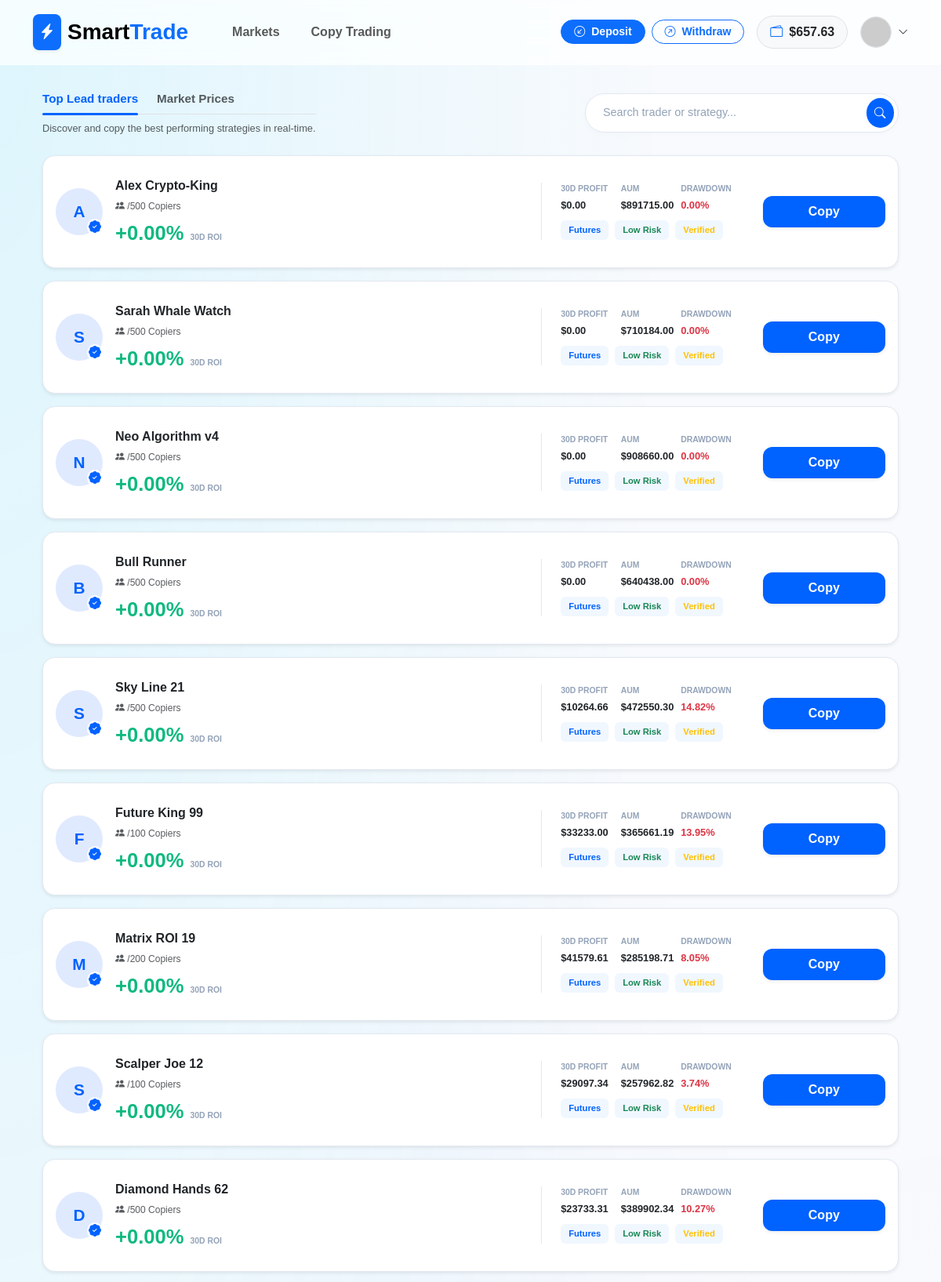
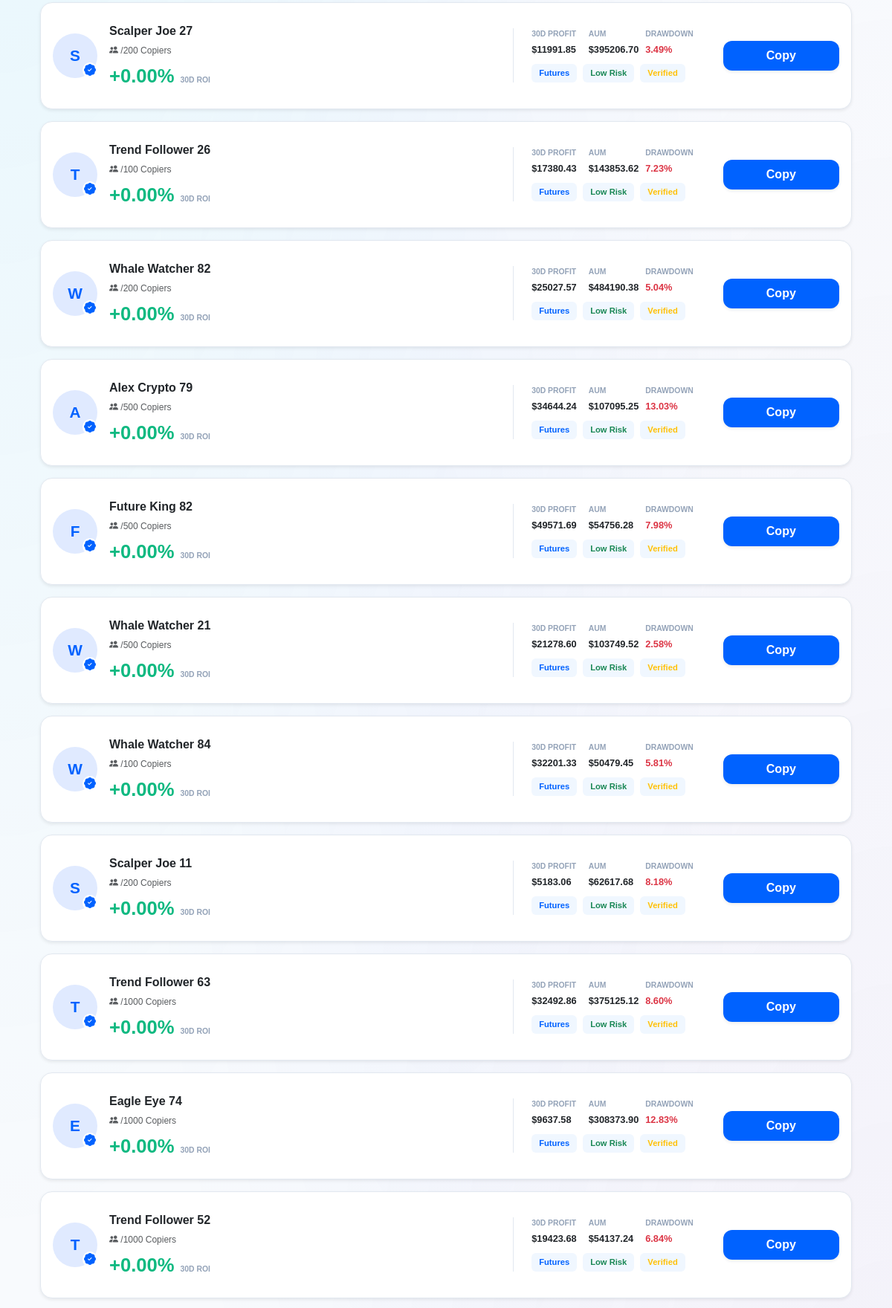
/trading/copy-trading/ (signed in, upper part), run on the app's committed database (2 pictures, top to bottom).
### apps/accounts/models.py (models this page shows, shortened)
class User(AbstractUser):
    email = models.EmailField(unique=True, verbose_name="Email Address")
    balance = models.DecimalField(
        max_digits=20,
        decimal_places=2,
        default=0.00,
        verbose_name="Total Balance (USDT)"
    )
    wallet_address = models.CharField(
        max_length=255,
        blank=True,
        null=True,
        verbose_name="User Wallet Address"
    )
    is_verified = models.BooleanField(default=True)
    referred_by = models.ForeignKey('self', on_delete=models.SET_NULL, null=True, blank=True)
    referral_code = models.CharField(max_length=10, unique=True, blank=True)
    USERNAME_FIELD = 'email'
    REQUIRED_FIELDS = ['username']
    class Meta:
        verbose_name = 'User'
        verbose_name_plural = 'Users'

### apps/trading/models.py (models this page shows, shortened)
class LeadTrader(models.Model):
    name = models.CharField(max_length=100)
    avatar = models.ImageField(upload_to='traders/', blank=True, null=True)
    roi_30d = models.DecimalField(max_digits=10, decimal_places=2, default=0.0)
    pnl_30d = models.DecimalField(max_digits=20, decimal_places=2, default=0.0)
    aum = models.DecimalField(max_digits=20, decimal_places=2, default=0.0)
    max_drawdown = models.DecimalField(max_digits=5, decimal_places=2, default=0.0)
    win_rate = models.IntegerField(default=85)
    risk_level = models.IntegerField(default=3)
    followers_count_manual = models.IntegerField(default=0, help_text="فالوورهای فیک برای جذابیت")
    capacity = models.IntegerField(default=100)
    chart_history_json = models.JSONField(default=list, help_text="تاریخچه سودها برای رسم نمودار")
    target_profit_growth = models.FloatField(default=0.0, help_text="عددی که طی ۷ روز به چارت اضافه می‌شود")

### apps/trading/views.py (the view)
# urls.py: path('copy-trading/', views.copy_trading_dashboard, name='copy_list'),
def copy_trading_dashboard(request):
    query = request.GET.get('q')
    if query:
        traders = LeadTrader.objects.filter(
            Q(name__icontains=query) |
            Q(aum__icontains=query)
        )
    else:
        traders = LeadTrader.objects.all()
    pairs = TradingPair.objects.filter(is_active=True)
    for pair in pairs:
        try:
            current_real_price = CryptoPriceService.fetch_real_time_price(pair.symbol, pair.real_price)
            if current_real_price > 0:
                pair.real_price = current_real_price
                pair.save()
        except Exception:
            pass
    return render(request, 'trading/copy_trading.html', {
        'traders': traders,
        'pairs': pairs,
        'page_title': 'Copy Trading'
    })

### apps/accounts/views.py (called while the page is built)
def user_notifications(request):
    if request.user.is_authenticated:
        return {
            'unread_notifications': request.user.notifications.filter(is_read=False).order_by('-created_at')
        }
    return {}

### templates/trading/copy_trading.html (shortened to what this page needs)
{% extends "base.html" %}
{% block content %}
<div class="container py-4">
    <div class="d-flex flex-column flex-md-row justify-content-between align-items-md-center mb-4 gap-3">
        <div>
            <nav class="d-flex gap-4 border-bottom mb-2">
                <a href="#" class="nav-link-custom active">Top Lead traders</a>
                <a href="{% url 'trading:market_list' %}" class="nav-link-custom text-muted">Market Prices</a>
            </nav>
            <p class="text-muted small mb-0">Discover and copy the best performing strategies in real-time.</p>
        </div>
        <div class="search-wrapper">
            <form action="{% url 'trading:copy_list' %}" method="GET">
                <div class="search-input-group">
                    <input type="text" name="q" class="search-input"
                        placeholder="Search trader or strategy..."
                        value="{{ request.GET.q|default:'' }}">
                    <button type="submit" class="search-btn">
                        <i class="bi bi-search"></i>
                    </button>
                </div>
            </form>
        </div>
    </div>
    <div class="row g-3">
        {% for trader in traders %}
        <div class="col-12">
            <div class="card trader-card-blue border-0 shadow-sm p-3 position-relative"
                 onclick="location.href='{% url 'trading:trader_detail' trader.id %}'"
                 style="cursor: pointer;">
                <div class="row align-items-center">
                    <div class="col-lg-3 col-md-5 col-12 mb-3 mb-md-0">
                        <div class="d-flex align-items-center gap-3">
                            <div class="avatar-box position-relative">
                                {% if trader.avatar %}
                                    <img src="{{ trader.avatar.url }}" class="rounded-circle border" width="60" height="60" style="object-fit: cover;">
                                {% else %}
                                    <div class="avatar-placeholder-blue">{{ trader.name|first|upper }}</div>
                                {% endif %}
                                <div class="v-badge"><i class="bi bi-patch-check-fill"></i></div>
                            </div>
                            <div>
                                <h6 class="fw-bold text-dark mb-1">{{ trader.name }}</h6>
                                <span class="text-muted tiny-text"><i class="bi bi-people-fill"></i> {{ trader.copiers_count }}/{{ trader.capacity }} Copiers</span>
                                <div class="mt-2 d-flex align-items-baseline gap-2">
                                    <h4 id="roi-{{ forloop.counter }}" class="roi-blue mb-0">...</h4>
                                    <small class="text-muted x-small-label">30D ROI</small>
                                </div>
                            </div>
                        </div>
                    </div>
                    <div class="col-lg-4 col-12 mb-3 mb-md-0 px-md-3">
                        <div class="chart-clean-wrapper">
                            <div class="tradingview-widget-container">
                            </div>
                            <div class="chart-touch-shield"></div>
                        </div>
                    </div>
                    <div class="col-lg-3 col-md-4 col-12 border-start-md px-md-4 border-start-custom">
                        <div class="row g-2">
                            <div class="col-4">
                                <label class="text-muted d-block x-small-label">30D Profit</label>
                                <span class="fw-bold text-dark small">${{ trader.pnl_30d }}</span>
                            </div>
                            <div class="col-4">
                                <label class="text-muted d-block x-small-label">AUM</label>
                                <span class="fw-bold text-dark small">${{ trader.aum }}</span>
                            </div>
                            <div class="col-4">
                                <label class="text-muted d-block x-small-label">Drawdown</label>
                                <span class="fw-bold text-danger small">{{ trader.max_drawdown }}%</span>
                            </div>
                            <div class="col-12 mt-2">
                                <div class="d-flex gap-2">
                                    <span class="badge-blue-soft">Futures</span>
                                    <span class="badge-blue-soft text-success">Low Risk</span>
                                    <span class="badge-blue-soft text-warning">Verified</span>
                                </div>
                            </div>
                        </div>
                    </div>
                    <div class="col-lg-2 col-md-3 col-12 text-end mt-3 mt-md-0">
                        <button type="button"
                                class="btn btn-copy-blue shadow-sm w-100 py-2"
                                onclick="event.stopPropagation(); document.getElementById('simpleForm{{ trader.id }}').style.display='block';">
                            Copy
                        </button>
                    </div>
                </div>
            </div>
        </div>
        {% empty %}
        <div class="col-12 text-center py-5"><p class="text-muted">No traders found.</p></div>
        {% endfor %}
    </div>
</div>
{% endblock %}

### templates/base.html (shortened to what this page needs)
<!DOCTYPE html>
<html lang="en">
<head>
    <link href="https://cdn.jsdelivr.net/npm/bootstrap@5.3.0/dist/css/bootstrap.min.css" rel="stylesheet">
    <link rel="stylesheet" href="https://cdn.jsdelivr.net/npm/bootstrap-icons@1.11.0/font/bootstrap-icons.css">
    <link href="https://cdn.jsdelivr.net/gh/rastikerdar/vazirmatn@v33.003/Vazirmatn-font-face.css" rel="stylesheet">
    <link rel="stylesheet" href="https://cdnjs.cloudflare.com/ajax/libs/animate.css/4.1.1/animate.min.css"/>
</head>
<body>
<nav class="navbar navbar-expand-lg sticky-top d-none d-lg-block">
    <div class="container">
        <a class="navbar-brand d-flex align-items-center" href="{% url 'home' %}">
            <div class="bg-primary p-2 rounded-3 me-2 shadow-sm">
                <i class="bi bi-lightning-charge-fill text-white"></i>
            </div>
            <span class="fw-bolder fs-3">Smart<span class="text-primary">Trade</span></span>
        </a>
        <div class="collapse navbar-collapse">
            <ul class="navbar-nav ms-4 gap-2">
                <li class="nav-item"><a class="nav-link fw-bold px-3" href="{% url 'trading:market_list' %}">Markets</a></li>
                <li class="nav-item"><a class="nav-link fw-bold px-3" href="{% url 'trading:copy_list' %}">Copy Trading</a></li>
            </ul>
            <div class="ms-auto d-flex align-items-center gap-3">
                {% if user.is_authenticated %}
                    <div class="d-none d-xl-flex gap-2">
                        <a href="{% url 'transactions:deposit' %}" class="btn btn-sm btn-primary rounded-pill px-3 fw-bold">
                            <i class="bi bi-arrow-down-left-circle me-1"></i> Deposit
                        </a>
                        <a href="{% url 'transactions:withdraw' %}" class="btn btn-sm btn-outline-primary rounded-pill px-3 fw-bold">
                            <i class="bi bi-arrow-up-right-circle me-1"></i> Withdraw
                        </a>
                    </div>
                    <div class="bg-light px-3 py-2 rounded-pill fw-bold border d-flex align-items-center">
                        <i class="bi bi-wallet2 text-primary me-2"></i>
                        <span class="text-dark">${{ user.balance|floatformat:2 }}</span>
                    </div>
                    <div class="dropdown">
                        <div class="d-flex align-items-center gap-2" data-bs-toggle="dropdown" style="cursor:pointer">
                            <img src="https://ui-avatars.com/api/?name={{ user.username }}&background=0052FF&color=fff&bold=true" class="rounded-circle border" width="40" height="40">
                            <i class="bi bi-chevron-down small"></i>
                        </div>
                    </div>
                {% else %}
                    <a href="{% url 'accounts:login' %}" class="btn fw-bold px-4">Login</a>
                    <a href="{% url 'accounts:register' %}" class="btn btn-primary rounded-pill px-4 fw-bold shadow-sm">Join Now</a>
                {% endif %}
            </div>
        </div>
    </div>
</nav>
<div class="container mt-2 animate__animated animate__fadeIn">
    <div class="position-fixed top-0 end-0 p-3" style="z-index: 2000; margin-top: 80px;">
    </div>
    {% block content %}{% endblock %}
</div>
</body>
</html>

### templates/base.html (style rules this page uses)
:root { --neon-blue: #00d2ff; --deep-royal: #0052ff; --cyber-purple: #9d50bb; --glass-bg: rgba(255, 255, 255, 0.85); --mobile-nav-height: 80px; }
body { font-family: 'Vazirmatn', sans-serif; background-color: #f4f7fa; color: #1e2329; overflow-x: hidden; padding-bottom: var(--mobile-nav-height); }
.navbar { backdrop-filter: blur(25px) saturate(180%); -webkit-backdrop-filter: blur(25px) saturate(180%); background: rgba(255, 255, 255, 0.75); border-bottom: 1px solid rgba(255, 255, 255, 0.3); padding: 0.8rem 0; z-index: 1050; }

### templates/trading/copy_trading.html (style rules this page uses)
.search-wrapper { max-width: 400px; width: 100%; }
.search-input-group { display: flex; align-items: center; background: #ffffff; border: 1px solid #e2e8f0; border-radius: 50px; padding: 5px 5px 5px 20px; transition: all 0.3s ease; box-shadow: 0 2px 10px rgba(0, 0, 0, 0.02); }
.search-input { border: none; background: transparent; outline: none; width: 100%; font-size: 0.9rem; color: #1e293b; font-weight: 500; }
.search-input::placeholder { color: #94a3b8; }
.search-btn { background: #0062ff; color: white; border: none; width: 38px; height: 38px; border-radius: 50%; display: flex; align-items: center; justify-content: center; transition: all 0.2s; cursor: pointer; }
.search-btn i { font-size: 0.9rem; line-height: 1; }
body { background-color: #f8fafd; overflow-x: hidden; }
.chart-clean-wrapper { position: relative; height: 110px; background: transparent; overflow: hidden; border-radius: 12px; }
.tradingview-widget-container { height: 100%; width: 100%; }
.chart-touch-shield { position: absolute; top: 0; left: 0; width: 100%; height: 100%; z-index: 10; background: transparent; }
.nav-link-custom { text-decoration: none; font-weight: 700; font-size: 0.95rem; color: #64748b; padding-bottom: 8px; position: relative; }
.nav-link-custom.active { color: #0062ff; }
.nav-link-custom.active::after { content: ""; position: absolute; bottom: -2px; left: 0; width: 100%; height: 3px; background: #0062ff; border-radius: 2px; }
.trader-card-blue { border-radius: 16px; background: #ffffff; transition: all 0.3s ease; border: 1px solid #e2e8f0 !important; z-index: 1; }
.avatar-placeholder-blue { width: 60px; height: 60px; border-radius: 50%; background: #e0eaff; display: flex; align-items: center; justify-content: center; font-weight: bold; color: #0062ff; font-size: 1.3rem; }
.v-badge { position: absolute; bottom: 0; right: 0; color: #0062ff; background: #fff; border-radius: 50%; font-size: 16px; line-height: 1; z-index: 2; border: 2px solid #fff; }
.roi-blue { color: #10b981; font-weight: 800; font-size: 1.6rem; }
.x-small-label { font-size: 0.65rem; font-weight: 600; text-transform: uppercase; color: #94a3b8 !important; }
.badge-blue-soft { background: #f0f7ff; color: #0062ff; font-size: 0.7rem; padding: 4px 10px; border-radius: 6px; font-weight: 600; }
.btn-copy-blue { background: #0062ff; color: #fff; font-weight: 700; border: none; border-radius: 12px; transition: 0.2s; position: relative; z-index: 5; }
.tiny-text { font-size: 0.75rem; color: #64748b; }
@media (min-width: 768px) { .border-start-md { border-left: 1px solid #e2e8f0 !important; } }

### data on the page
User: balance "657.63"
LeadTrader: name|first "A", name "Alex Crypto-King", capacity "500", pnl_30d "0.00", aum "891715.00", max_drawdown "0.00"
LeadTrader: name|first "S", name "Sarah Whale Watch", capacity "500", pnl_30d "0.00", aum "710184.00", max_drawdown "0.00"
LeadTrader: name|first "N", name "Neo Algorithm v4", capacity "500", pnl_30d "0.00", aum "908660.00", max_drawdown "0.00"
LeadTrader: name|first "B", name "Bull Runner", capacity "500", pnl_30d "0.00", aum "640438.00", max_drawdown "0.00"
LeadTrader: name|first "S", name "Sky Line 21", capacity "500", pnl_30d "10264.66", aum "472550.30", max_drawdown "14.82"
LeadTrader: name|first "F", name "Future King 99", capacity "100", pnl_30d "33233.00", aum "365661.19", max_drawdown "13.95"
LeadTrader: name|first "M", name "Matrix ROI 19", capacity "200", pnl_30d "41579.61", aum "285198.71", max_drawdown "8.05"
LeadTrader: name|first "S", name "Scalper Joe 12", capacity "100", pnl_30d "29097.34", aum "257962.82", max_drawdown "3.74"
LeadTrader: name|first "D", name "Diamond Hands 62", capacity "500", pnl_30d "23733.31", aum "389902.34", max_drawdown "10.27"
LeadTrader: name|first "S", name "Scalper Joe 27", capacity "200", pnl_30d "11991.85", aum "395206.70", max_drawdown "3.49"
LeadTrader: name|first "T", name "Trend Follower 26", capacity "100", pnl_30d "17380.43", aum "143853.62", max_drawdown "7.23"
LeadTrader: name|first "W", name "Whale Watcher 82", capacity "200", pnl_30d "25027.57", aum "484190.38", max_drawdown "5.04"
LeadTrader: name|first "A", name "Alex Crypto 79", capacity "500", pnl_30d "34644.24", aum "107095.25", max_drawdown "13.03"
LeadTrader: name|first "F", name "Future King 82", capacity "500", pnl_30d "49571.69", aum "54756.28", max_drawdown "7.98"
LeadTrader: name|first "W", name "Whale Watcher 21", capacity "500", pnl_30d "21278.60", aum "103749.52", max_drawdown "2.58"
LeadTrader: name|first "W", name "Whale Watcher 84", capacity "100", pnl_30d "32201.33", aum "50479.45", max_drawdown "5.81"
LeadTrader: name|first "S", name "Scalper Joe 11", capacity "200", pnl_30d "5183.06", aum "62617.68", max_drawdown "8.18"
LeadTrader: name|first "T", name "Trend Follower 63", capacity "1000", pnl_30d "32492.86", aum "375125.12", max_drawdown "8.60"
LeadTrader: name|first "E", name "Eagle Eye 74", capacity "1000", pnl_30d "9637.58", aum "308373.90", max_drawdown "12.83"
LeadTrader: name|first "T", name "Trend Follower 52", capacity "1000", pnl_30d "19423.68", aum "54137.24", max_drawdown "6.84"
